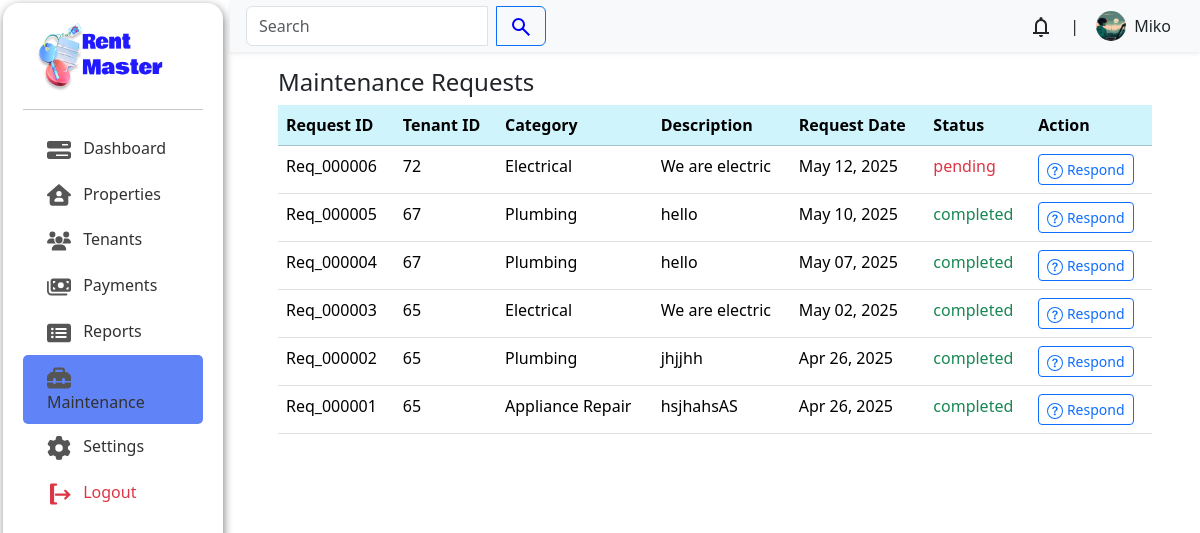
Page /admin/index.php?page=maintenance/index (signed in) on the committed database.
### tables this page shows
CREATE TABLE `users` (
  `user_id` int(11) NOT NULL,
  `user_name` varchar(100) DEFAULT NULL,
  `user_email` varchar(100) NOT NULL,
  `user_password` varchar(100) DEFAULT NULL,
  `user_phone_number` varchar(50) NOT NULL,
  `user_address` varchar(100) NOT NULL,
  `user_description` varchar(2000) DEFAULT NULL,
  `user_image` varchar(500) DEFAULT NULL,
  `user_role` enum('tenant','landlord','visitor') NOT NULL
);

CREATE TABLE `maintenance_requests` (
  `request_id` int(11) NOT NULL,
  `tenant_id` int(11) NOT NULL,
  `category` varchar(100) NOT NULL,
  `description` text NOT NULL,
  `request_date` datetime NOT NULL,
  `status` enum('pending','completed') NOT NULL DEFAULT 'pending'
);

### admin/maintenance/index.php (the view, shortened to what this page needs)
<?php
$servername = "localhost";
$username = "root";
$password = "";
$dbname = "rentsystem";
$conn = mysqli_connect($servername, $username, $password, $dbname);
$sql = "SELECT m.request_id, m.tenant_id, m.category, m.description, m.request_date, m.status, u.user_email
        FROM maintenance_requests m
        JOIN tenants t ON m.tenant_id = t.tenant_id
        JOIN users u ON u.user_id = t.user_id
        ORDER BY m.request_date DESC";
$result = $conn->query($sql);
$request_id = null;
?>
<div class="container px-lg-5">
    <header class="d-flex justify-content-between mt-3">
        <h4 class="fw-medium">Maintenance Requests</h4>
    </header>
    <?php if ($result->num_rows > 0): ?>
        <div class="table-responsive">
            <table class="table">
                <thead class="table-info">
                    <tr>
                        <th>Request ID</th>
                        <th>Tenant ID</th>
                        <th>Category</th>
                        <th>Description</th>
                        <th>Request Date</th>
                        <th>Status</th>
                        <th>Action</th>
                    </tr>
                </thead>
                <tbody>
                    <?php while ($row = $result->fetch_assoc()): ?>
                        <?php if ($row['request_id'] == $request_id): ?>
                            <tr class=" table-primary">
                            <?php else: ?>
                                <tr>
                            <?php endif; ?>
                                <td><?php echo 'Req_' . str_pad($row['request_id'], 6, '0', STR_PAD_LEFT) ?></td>
                                <td><?php echo htmlspecialchars($row['tenant_id']); ?></td>
                                <td><?php echo htmlspecialchars($row['category']); ?></td>
                                <td><?php echo htmlspecialchars($row['description']); ?></td>
                                <td><?php echo date('M d, Y', strtotime($row['request_date'])); ?></td>
                                <td class="<?php echo ($row['status'] == 'completed') ? 'text-success' : (($row['status'] == 'pending') ? 'text-danger' : 'text-warning'); ?> fw-medium">
                                    <?php echo htmlspecialchars($row['status']); ?>
                                </td>
                                <td>
                                    <button type="button" class="btn btn-sm btn-outline-primary" data-bs-toggle="modal" data-bs-target="#responseModal<?php echo $row['request_id']; ?>">
                                        Respond
                                    </button>
                                </td>
                            </tr>
                        <?php endwhile; ?>
                </tbody>
            </table>
        </div>
    <?php else: ?>
        <div class='text-center text-bg-warning'>No maintenance requests found</div>
    <?php endif; ?>
</div>

### admin/header.php (shortened to what this page needs)
<?php
$servername = "localhost";
$username = "root";
$password = "";
$dbname = "rentsystem";
$conn = mysqli_connect($servername, $username, $password, $dbname);
$id = intval($_SESSION['user_id']);
$sql = "SELECT * FROM users WHERE user_id = $id AND user_role = 'landlord'";
$result = mysqli_query($conn, $sql);
$user = mysqli_fetch_assoc($result);
$name = $user['user_name'];
$imagePath = $user['user_image'];
?>
<header style="z-index: 111;" class="bg-body-tertiary shadow-sm d-flex align-items-center justify-content-between py-1 px-3 position-sticky top-0">
    <form class="input-group" style="max-width: 300px;">
        <input type="text" class="form-control" id="search" placeholder="Search">
        <button type="submit" class="btn btn-outline-primary ms-2">
        </button>
    </form>
    <div class="d-flex align-items-center gap-1">
        <div class="dropdown">
            <button class="btn position-relative" type="button" id="notificationDropdown" data-bs-toggle="dropdown" aria-expanded="false">
            </button>
        </div>
        |<a href="?page=account/index" class="btn d-flex align-items-center gap-2 <?= (strpos($_SERVER['REQUEST_URI'], 'account') !== false) ? 'active' : '' ?>">
            <?php if (!empty($imagePath)): ?>
                <img src="<?= htmlspecialchars($imagePath) ?>" alt="Profile" class="rounded-circle" style="width: 30px; height: 30px; object-fit: cover;">
            <?php endif; ?>
            <span class="d-md-block d-none"><?= !empty($name) ? htmlspecialchars($name) : 'admin' ?></span>
        </a>
    </div>
</header>

### admin/css/style.css (style rules this page uses)
body { display: flex; }
*, *::before, *::after { box-sizing: border-box; }
:root { --main-bg: #FAFAFA; --sub-bg: #C7EEFF; --accent: #2938ff; --fc1: #1D242B; --p: #323232; --fw1: 700; --fw2: 400; }
body { background-color: var(--main-bg); }

### rows in the picture
users: user_image (picture), user_name "Miko"
maintenance_requests: request_id "000006", tenant "72", category "Electrical", description "We are electric", request_date "May 12, 2025", status "pending"
maintenance_requests: request_id "000005", tenant "67", category "Plumbing", description "hello", request_date "May 10, 2025", status "completed"
maintenance_requests: request_id "000004", tenant "67", category "Plumbing", description "hello", request_date "May 07, 2025", status "completed"
maintenance_requests: request_id "000003", tenant "65", category "Electrical", description "We are electric", request_date "May 02, 2025", status "completed"
maintenance_requests: request_id "000002", tenant "65", category "Plumbing", description "jhjjhh", request_date "Apr 26, 2025", status "completed"
maintenance_requests: request_id "000001", tenant "65", category "Appliance Repair", description "hsjhahsAS", request_date "Apr 26, 2025", status "completed"
